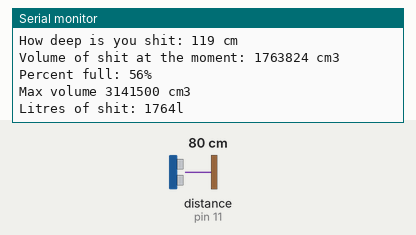
Recording of a sketch running on a simulated Arduino Uno, built with avr-gcc and run on an emulated ATmega328P. Shown: the last lines printed to the serial monitor. Inputs (shaded band) come from the test bench; at power-on: distance to the obstacle (sensor on pin 11) 80 cm. The echo pulse lasts 58.3 µs per cm.

Above: at 7.0 s.
7.1 s: distance to the obstacle (sensor on pin 11) set to 204 cm
At 8.5 s:
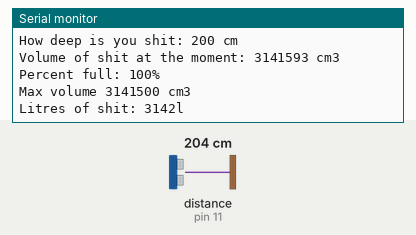
8.6 s: distance to the obstacle (sensor on pin 11) set to 200 cm
At 10.0 s:
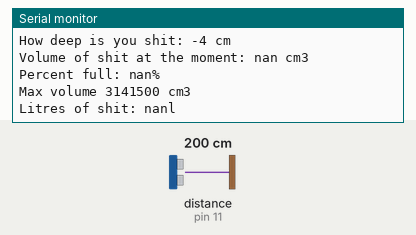
Timing chart, 0 to 11.6 s (numbered marks = the images above; inputs shaded):
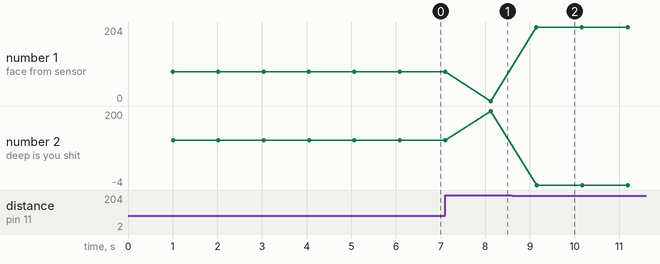

The sketch:

internet_of_shit.ino
```cpp
// ---------------------------------------------------------------------------
// Measure distance from sensor to surface, calculate volume and total filling (percentage).
// Results in open serial monitor at 115200 baud to see ping results.
// ---------------------------------------------------------------------------

#include <NewPing.h>
#include <math.h>

#define TRIGGER_PIN  12  // Arduino pin tied to trigger pin on the ultrasonic sensor.
#define ECHO_PIN     11  // Arduino pin tied to echo pin on the ultrasonic sensor.
#define MAX_DISTANCE 200 // Maximum distance we want to ping for (in centimeters). Maximum sensor distance is rated at 400-500cm.

float L = 100; //Lenght of tank
float R = 100; //Radius of tank
float H = 0; //Sensors height above cylinder
float D = 0; //Depth of shit
float D2 = 0; //Distance from sensor
float V = 0; //Volume of shit
float VFULL = 0;
float VL = 0; //Volume in litres
float VP = 0; //Volume of shit in percent
const float pi = 3.1415;

NewPing sonar(TRIGGER_PIN, ECHO_PIN, MAX_DISTANCE); // NewPing setup of pins and maximum distance.

void setup() {
  Serial.begin(115200); // Open serial monitor at 115200 baud to see ping results.
}

void loop() {
  delay(1000);                      // Wait 1s between pings. 29ms should be the shortest delay between pings.
  unsigned int uS = sonar.ping(); // Send ping, get ping time in microseconds (uS).
  D2=uS / US_ROUNDTRIP_CM; // Convert ping time to distance and print result (0 = outside set distance range, no ping echo)

  Serial.print("Distance to the surface from sensor: ");
  Serial.print(D2,0);
  Serial.println(" cm");

  Serial.print("How deep is you shit: ");
  D=2*R+H-D2;
  Serial.print(D,0); // Depth of shit
  Serial.println(" cm");

  V = ((L*sq(R)*acos((R-D)/R))-(R-D)*sqrt(2*R*D-sq(D)));
  VFULL = pi*sq(R)*L;
  VP = (V/VFULL*100);
  VL = V/1000;

  Serial.print("Volume of shit at the moment: ");
  Serial.print(V,0);
  Serial.println(" cm3");
  Serial.print("Percent full: ");
  Serial.print(VP,0);
  Serial.println("%");
  Serial.print("Max volume ");
  Serial.print(VFULL,0);
  Serial.println(" cm3");
  Serial.print("Litres of shit: ");
  Serial.print(VL,0);
  Serial.println("l");
  Serial.println("");


}
```

Measured:
- the behaviour switches between 201 and 200 cm on distance to the obstacle (sensor on pin 11) (found by bisection; images 1 and 2)
- after the input at 7.1 s, the serial monitor: prints a new line after 1.0 s (image 1)
- after the input at 8.6 s, the serial monitor: prints a new line after 0.54 s (image 2)
- plotted number 1: 81 → 0 after the input at 7.1 s, 0 → 204 after the input at 8.6 s
- plotted number 2: 119 → 200 after the input at 7.1 s, 200 → -4 after the input at 8.6 s
